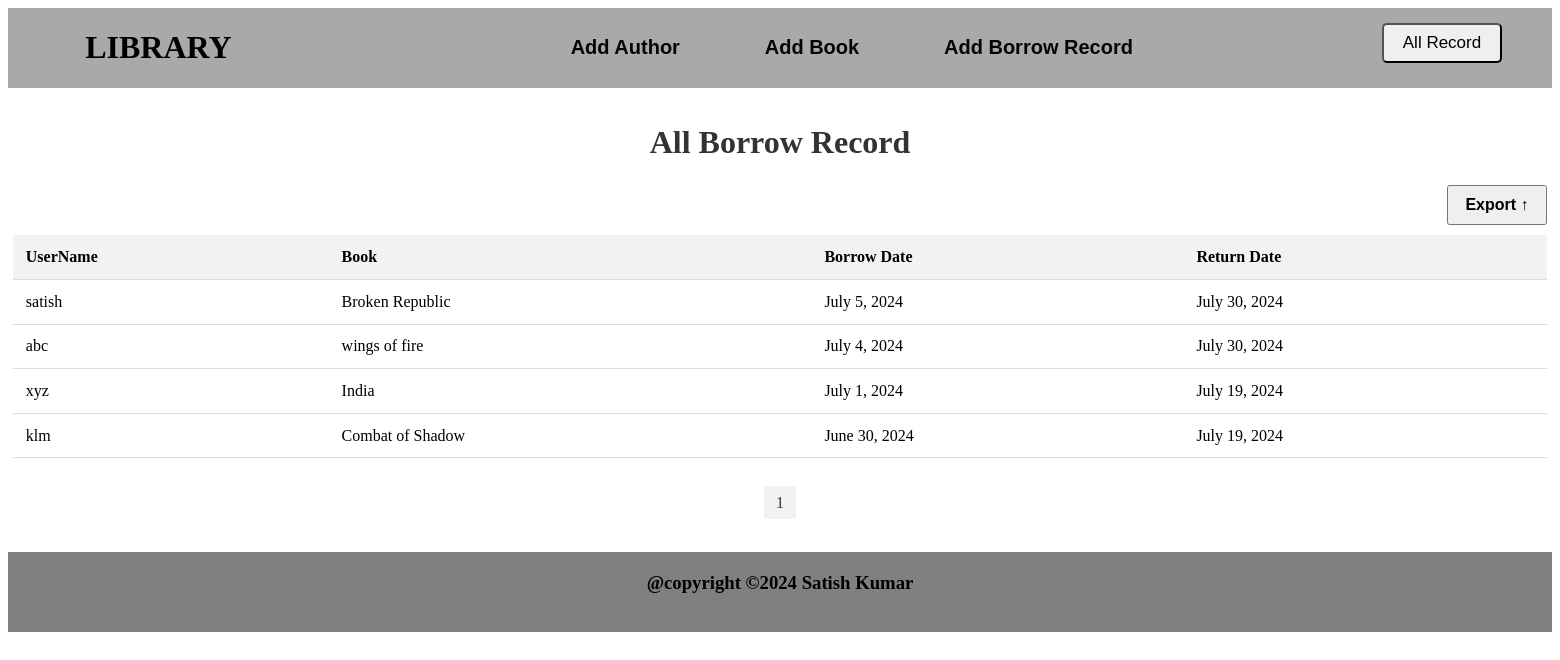
The page /BorrowRecord on the database its author committed.
### app1/models.py (models this page shows, shortened)
class Borrow_Record(models.Model):
    user_name=models.CharField(max_length=256)
    book=models.ForeignKey(Book,on_delete=models.CASCADE)
    borrow_date=models.DateField(default=datetime.date.today)
    return_date=models.DateField(default='')

class Book(models.Model):
    title=models.CharField(max_length=256)
    genre=models.CharField(max_length=256)
    published_date=models.DateField(default=datetime.date.today)
    author=models.ForeignKey(Author,on_delete=models.CASCADE)

### app1/views.py (the view)
# urls.py: path('BorrowRecord',views.BorrowRecord,name='BorrowRecord'),
def BorrowRecord(req):
    all_borrow_records=Borrow_Record.objects.all()
    paginator=Paginator(all_borrow_records,5)
    page_number=req.GET.get('page')
    borrow_records=paginator.get_page(page_number)
    all_pages=borrow_records.paginator.num_pages
    page_range=[n+1 for n in range(all_pages)]
    return render(req,'BorrowRecord.html',{'borrow_records':borrow_records,'page_range':page_range})

### app1/templates/BorrowRecord.html (shortened to what this page needs)
{% extends "base.html" %}
{% block container %}
<div class="BookRecord">
    <h1>All Borrow Record</h1>
    <table>
        <button class="Export"><a href="{% url 'Export_BorrowRecords' %}">Export &#8593</a></button>
        <thead>
            <tr>
                <th>UserName</th>
                <th>Book</th>
                <th>Borrow Date</th>
                <th>Return Date</th>
            </tr>
        </thead>
        <tbody>
            {% for borrow in borrow_records %}
            <tr>
                <td>{{borrow.user_name}}</td>
                <td>{{borrow.book.title}}</td>
                <td>{{borrow.borrow_date}}</td>
                <td>{{borrow.return_date}}</td>
            </tr>
            {% endfor %}
        </tbody>
    </table>
    <div class="pagination">
        <ul>
            {% for i in page_range %}
            <li>
                <a href="?page={{i}}" class="a">{{i}}</a>
            </li>
            {% endfor %}
        </ul>
    </div>
</div>
{% endblock container %}

### app1/static/css/style.css (style rules this page uses)
body { overflow-x: hidden; }
.BookRecord { margin: 10px 0; padding: 5px; background-color: white; border-radius: 10px; }
.BookRecord h1 { font-size: 2rem; font-weight: 600; margin-bottom: 1.5rem; color: #333; text-align: center; }
.BookRecord .Export { margin-bottom: 10px; float: right; height: 40px; width: 100px; }
.BookRecord .Export a { text-decoration: none; color: black; font-size: 16px; font-weight: bold; }
.BookRecord table { width: 100%; border-collapse: collapse; font-size: 1rem; }
.BookRecord th, .BookRecord td { padding: 0.8rem; text-align: left; border-bottom: 1px solid #ddd; }
.BookRecord th { background-color: #f2f2f2; font-weight: 600; }
.pagination { display: flex; justify-content: center; margin-top: 20px; }
.pagination ul { list-style: none; padding: 0; display: flex; }
.pagination li { margin: 0 5px; }
.pagination a { padding: 8px 12px; text-decoration: none; color: #333; background-color: #f2f2f2; border-radius: 4px; }

### rows shown on the page
Borrow_Record: user_name "satish", book "Broken Republic", borrow_date "July 5, 2024", return_date "July 30, 2024"
Borrow_Record: user_name "abc", book "wings of fire", borrow_date "July 4, 2024", return_date "July 30, 2024"
Borrow_Record: user_name "xyz", book "India", borrow_date "July 1, 2024", return_date "July 19, 2024"
Borrow_Record: user_name "klm", book "Combat of Shadow", borrow_date "June 30, 2024", return_date "July 19, 2024"

### other values the page prints
{{ i }} "1"
